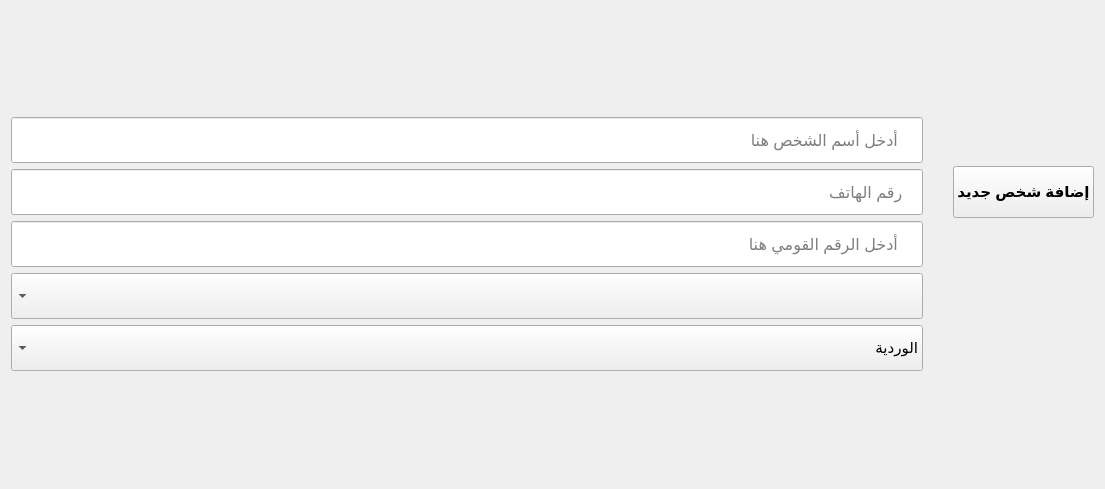
            <widget class="QWidget" name="page_5">
             <property name="geometry">
              <rect>
               <x>0</x>
               <y>0</y>
               <width>1105</width>
               <height>489</height>
              </rect>
             </property>
             <attribute name="label">
              <string>إضافة شخص جديد</string>
             </attribute>
             <layout class="QVBoxLayout" name="verticalLayout_4">
              <item>
               <layout class="QGridLayout" name="gridLayout">
                <property name="horizontalSpacing">
                 <number>30</number>
                </property>
                <item row="2" column="0">
                 <widget class="QLineEdit" name="lineEdit_181">
                  <property name="minimumSize">
                   <size>
                    <width>0</width>
                    <height>46</height>
                   </size>
                  </property>
                  <property name="font">
                   <font>
                    <family>Segoe UI</family>
                    <pointsize>12</pointsize>
                    <italic>false</italic>
                    <bold>false</bold>
                   </font>
                  </property>
                  <property name="placeholderText">
                   <string>     أدخل الرقم القومي هنا</string>
                  </property>
                 </widget>
                </item>
                <item row="0" column="1" rowspan="3">
                 <widget class="QPushButton" name="pushButton_2">
                  <property name="minimumSize">
                   <size>
                    <width>0</width>
                    <height>52</height>
                   </size>
                  </property>
                  <property name="font">
                   <font>
                    <pointsize>11</pointsize>
                    <bold>true</bold>
                   </font>
                  </property>
                  <property name="styleSheet">
                   <string notr="true">QPushButton::hover{
background-color:rgb(255, 170, 127);
}</string>
                  </property>
                  <property name="text">
                   <string>إضافة شخص جديد</string>
                  </property>
                 </widget>
                </item>
                <item row="0" column="0">
                 <widget class="QLineEdit" name="lineEdit_179">
                  <property name="minimumSize">
                   <size>
                    <width>0</width>
                    <height>46</height>
                   </size>
                  </property>
                  <property name="font">
                   <font>
                    <family>Segoe UI</family>
                    <pointsize>12</pointsize>
                    <italic>false</italic>
                    <bold>false</bold>
                   </font>
                  </property>
                  <property name="placeholderText">
                   <string>     أدخل أسم الشخص هنا</string>
                  </property>
                 </widget>
                </item>
                <item row="1" column="0">
                 <widget class="QLineEdit" name="lineEdit_180">
                  <property name="minimumSize">
                   <size>
                    <width>0</width>
                    <height>46</height>
                   </size>
                  </property>
                  <property name="font">
                   <font>
                    <family>Segoe UI</family>
                    <pointsize>12</pointsize>
                    <italic>false</italic>
                    <bold>false</bold>
                   </font>
                  </property>
                  <property name="placeholderText">
                   <string>    رقم الهاتف</string>
                  </property>
                 </widget>
                </item>
                <item row="3" column="0">
                 <widget class="QComboBox" name="comboBox_9">
                  <property name="minimumSize">
                   <size>
                    <width>0</width>
                    <height>46</height>
                   </size>
                  </property>
                  <property name="font">
                   <font>
                    <pointsize>11</pointsize>
                   </font>
                  </property>
                  <property name="cursor">
                   <cursorShape>PointingHandCursor</cursorShape>
                  </property>
                  <property name="layoutDirection">
                   <enum>Qt::RightToLeft</enum>
                  </property>
                  <property name="currentText">
                   <string/>
                  </property>
                 </widget>
                </item>
                <item row="4" column="0">
                 <widget class="QComboBox" name="comboBox_4">
                  <property name="minimumSize">
                   <size>
                    <width>0</width>
                    <height>46</height>
                   </size>
                  </property>
                  <property name="font">
                   <font>
                    <pointsize>11</pointsize>
                   </font>
                  </property>
                  <property name="cursor">
                   <cursorShape>PointingHandCursor</cursorShape>
                  </property>
                  <property name="layoutDirection">
                   <enum>Qt::RightToLeft</enum>
                  </property>
                  <property name="currentText">
                   <string>الوردية</string>
                  </property>
                  <item>
                   <property name="text">
                    <string>الوردية</string>
                   </property>
                  </item>
                  <item>
                   <property name="text">
                    <string>الوردية الأولي</string>
                   </property>
                  </item>
                  <item>
                   <property name="text">
                    <string>الوردية الثانية</string>
                   </property>
                  </item>
                  <item>
                   <property name="text">
                    <string>الوردية الثالثة</string>
                   </property>
                  </item>
                 </widget>
                </item>
               </layout>
              </item>
             </layout>
            </widget>
